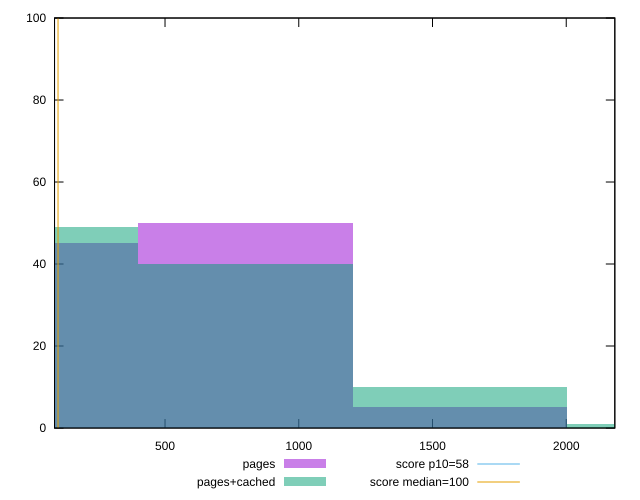

This figure's gnuplot source:
reset

$pages <<EOF
801.1029154175231 50
0 45
1602.2058308350463 5
EOF

$pagesCached <<EOF
801.1029154175231 40
0 49
1602.2058308350463 10
2403.3087462525696 1
EOF

set key outside below
set boxwidth 801.1029154175231
set xrange [86.93333333333334:2181.6000000000045]
set yrange [0:100]
set trange [0:100]
set style fill transparent solid 0.5 noborder

set parametric
set terminal svg size 640, 500 enhanced background rgb 'white'
set output "report_00014_2021-02-09T15:56:05.503Z/estimated-input-latency/comparison/histogram/0_vs_1.svg"

plot $pages title "pages" with boxes, \
     $pagesCached title "pages+cached" with boxes, \
     58,t title "score p10=58", \
     100,t title "score median=100"

reset
